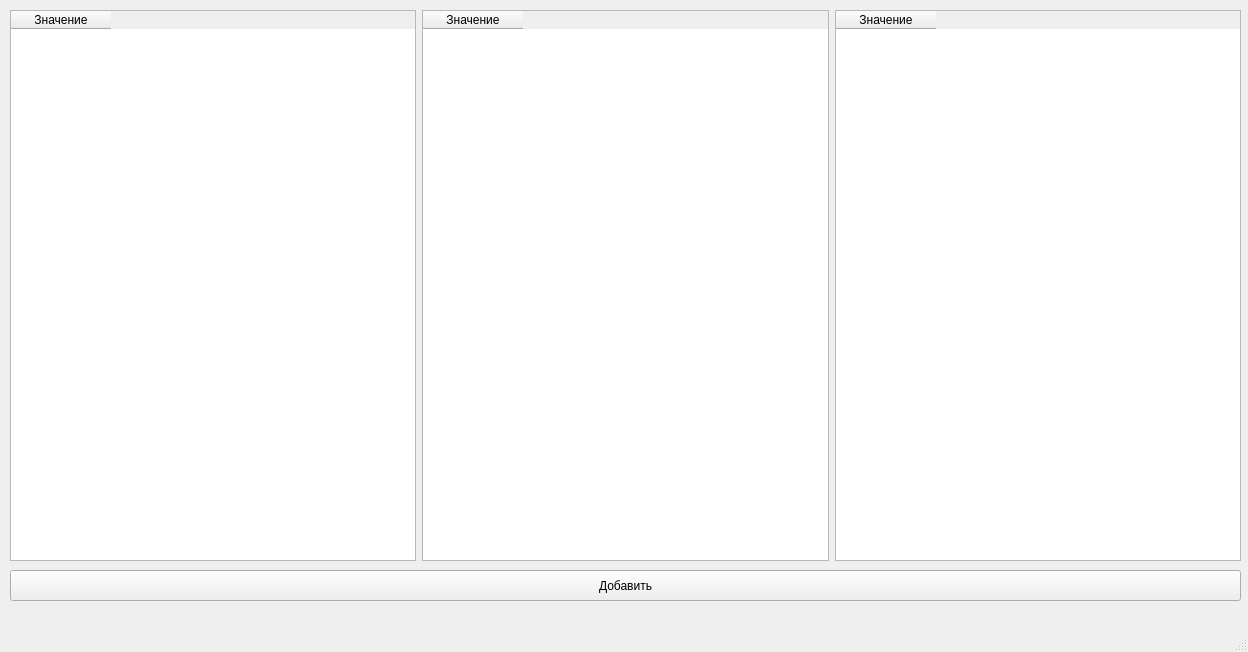
<?xml version="1.0" encoding="UTF-8"?>
<ui version="4.0">
 <class>MainWindow</class>
 <widget class="QMainWindow" name="MainWindow">
  <property name="geometry">
   <rect>
    <x>0</x>
    <y>0</y>
    <width>1248</width>
    <height>652</height>
   </rect>
  </property>
  <property name="windowTitle">
   <string>MainWindow</string>
  </property>
  <widget class="QWidget" name="centralwidget">
   <widget class="QWidget" name="horizontalLayoutWidget">
    <property name="geometry">
     <rect>
      <x>10</x>
      <y>10</y>
      <width>1231</width>
      <height>551</height>
     </rect>
    </property>
    <layout class="QHBoxLayout" name="horizontalLayout">
     <item>
      <widget class="QTableWidget" name="tableWidget">
       <column>
        <property name="text">
         <string>Значение</string>
        </property>
       </column>
      </widget>
     </item>
     <item>
      <widget class="QTableWidget" name="tableWidget_2">
       <column>
        <property name="text">
         <string>Значение</string>
        </property>
       </column>
      </widget>
     </item>
     <item>
      <widget class="QTableWidget" name="tableWidget_3">
       <column>
        <property name="text">
         <string>Значение</string>
        </property>
       </column>
      </widget>
     </item>
    </layout>
   </widget>
   <widget class="QPushButton" name="pushButton">
    <property name="geometry">
     <rect>
      <x>10</x>
      <y>570</y>
      <width>1231</width>
      <height>31</height>
     </rect>
    </property>
    <property name="text">
     <string>Добавить</string>
    </property>
   </widget>
  </widget>
  <widget class="QMenuBar" name="menubar">
   <property name="geometry">
    <rect>
     <x>0</x>
     <y>0</y>
     <width>1248</width>
     <height>22</height>
    </rect>
   </property>
  </widget>
  <widget class="QStatusBar" name="statusbar"/>
 </widget>
 <resources/>
 <connections/>
</ui>
